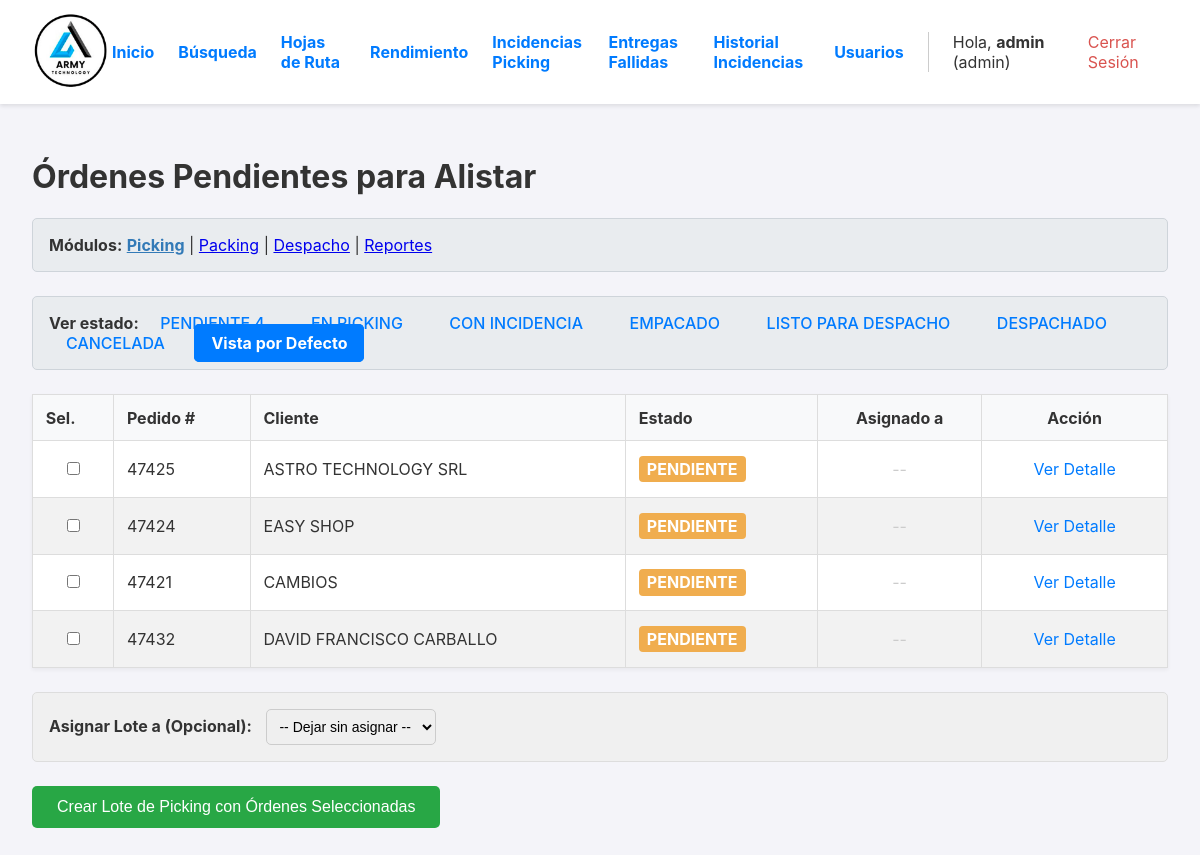
Screenshot of / (signed in) with the database file from the repository.
### app.py (models this page shows, shortened)
class User(UserMixin, db.Model):
    id = db.Column(db.Integer, primary_key=True)
    username = db.Column(db.String(80), unique=True, nullable=False)
    password_hash = db.Column(db.String(256), nullable=False)
    role = db.Column(db.String(20), nullable=False, default='operario')

class Orden(db.Model):
    id = db.Column(db.Integer, primary_key=True)
    numero_pedido = db.Column(db.String(50), unique=True, nullable=False)
    cliente_nombre = db.Column(db.String(200), nullable=False)
    cliente_direccion = db.Column(db.String(300), nullable=True)
    estado = db.Column(db.String(30), nullable=False, default='PENDIENTE')
    fecha_creacion = db.Column(db.DateTime, nullable=False, default=datetime.datetime.utcnow)
    lote_id = db.Column(db.Integer, db.ForeignKey('lote_picking.id'), nullable=True)
    items = db.relationship('ItemOrden', backref='orden', lazy=True, cascade="all, delete-orphan")
    fecha_inicio_picking = db.Column(db.DateTime, nullable=True)
    fecha_fin_picking = db.Column(db.DateTime, nullable=True)
    fecha_fin_packing = db.Column(db.DateTime, nullable=True)
    fecha_despacho = db.Column(db.DateTime, nullable=True)
    packer_id = db.Column(db.Integer, db.ForeignKey('user.id', ondelete='SET NULL'), nullable=True)
    packer = db.relationship('User', foreign_keys=[packer_id])
    devolucion_confirmada = db.Column(db.Boolean, default=False, nullable=False)
    bultos = db.relationship('Bulto', backref='orden', cascade="all, delete-orphan")
    hoja_de_ruta_id = db.Column(db.Integer, db.ForeignKey('hoja_de_ruta.id'), nullable=True)
    destino_id = db.Column(db.Integer, db.ForeignKey('destino.id'), nullable=True)
    destino = db.relationship('Destino', backref='ordenes')
    guia_encomienda = db.Column(db.String(100), nullable=True)
    nota_entrega = db.Column(db.Text, nullable=True)

### app.py (the view, shortened to what this page needs)
@app.route('/')
@login_required
def dashboard():
    if current_user.role == 'conductor':
        return redirect(url_for('dashboard_conductor'))
    estados_posibles = ['PENDIENTE', 'EN_PICKING', 'CON_INCIDENCIA', 'EMPACADO', 'LISTO_PARA_DESPACHO', 'DESPACHADO', 'CANCELADA']
    estado_filtro = request.args.get('estado')
    ordenes_canceladas_para_devolver = []
    if current_user.role == 'admin':
        query_base = Orden.query
        if estado_filtro:
            query_base = query_base.filter(Orden.estado == estado_filtro)
        else:
            query_base = query_base.filter(Orden.estado.in_(['PENDIENTE', 'EN_PICKING']))
    ordenes = query_base.order_by(Orden.fecha_creacion.desc()).all()
    operarios = User.query.filter_by(role='operario').order_by(User.username).all()
    return render_template('dashboard.html',
                           ordenes=ordenes,
                           operarios=operarios,
                           estados=estados_posibles,
                           filtro_actual=estado_filtro,
                           ordenes_a_devolver=ordenes_canceladas_para_devolver)

### app.py (called while the page is built)
@login_manager.user_loader
def load_user(user_id):
    return db.session.get(User, int(user_id))

### templates/dashboard.html (shortened to what this page needs)
{% extends "layout.html" %}
{% block content %}
    <h1>Órdenes Pendientes para Alistar</h1>
    <div class="navegacion-modulos">
        <strong>Módulos:</strong>
        <a href="{{ url_for('dashboard') }}" style="font-weight: bold; color: #337ab7;">Picking</a> |
        <a href="{{ url_for('dashboard_packing') }}">Packing</a> |
        <a href="{{ url_for('dashboard_despacho') }}">Despacho</a>
        {% if current_user.role == 'admin' %}
        | <a href="{{ url_for('reportes_y_busqueda') }}">Reportes</a>
        {% endif %}
    </div>
    <div class="filtros-container">
        <strong>Ver estado:</strong>
        <a href="{{ url_for('dashboard', estado='PENDIENTE') }}" class="{{ 'activo' if (filtro_actual == 'PENDIENTE' or not filtro_actual and current_user.role != 'admin') else '' }}">
           PENDIENTE <span id="pendientes-badge" style="display: none;">0</span>
        </a>
        {% for estado in estados if estado != 'PENDIENTE' %}
            <a href="{{ url_for('dashboard', estado=estado) }}" class="{{ 'activo' if filtro_actual == estado else '' }}">{{ estado.replace('_', ' ') }}</a>
        {% endfor %}
        <a href="{{ url_for('dashboard') }}" class="{{ 'activo' if not filtro_actual and current_user.role == 'admin' else '' }}">Vista por Defecto</a>
    </div>
    <form action="{{ url_for('crear_lote') }}" method="POST">
        <table>
            <thead>
                <tr>
                    <th>Sel.</th>
                    <th>Pedido #</th>
                    <th>Cliente</th>
                    <th>Estado</th>
                    <th style="text-align: center;">Asignado a</th>
                    <th style="text-align: center;">Acción</th>
                </tr>
            </thead>
            <tbody>
                {% for orden in ordenes %}
                    <tr class="{{ 'orden-cancelada' if orden.estado == 'CANCELADA' else '' }}">
                        <td data-label="Seleccionar" style="text-align: center;">
                            {% if orden.estado == 'PENDIENTE' %}
                                <input type="checkbox" name="orden_id" value="{{ orden.id }}">
                            {% endif %}
                        </td>
                        <td data-label="Pedido #">{{ orden.numero_pedido }}</td>
                        <td data-label="Cliente">{{ orden.cliente_nombre }}</td>
                        <td data-label="Estado">
                            <span class="estado estado-{{ orden.estado }}">{{ orden.estado.replace('_', ' ') }}</span>
                        </td>
                        <td data-label="Asignado a" style="text-align: center;">
                            {% if orden.lote and orden.lote.operario %}
                                <strong>{{ orden.lote.operario.username }}</strong>
                            {% else %}
                                <span style="color: #ccc;">--</span>
                            {% endif %}
                        </td>
                        <td data-label="Acción" style="text-align: center;">
                            {% if orden.estado == 'EN_PICKING' and orden.lote and (current_user.role == 'admin' or (orden.lote.operario and current_user.id == orden.lote.operario_id)) %}
                                <a href="{{ url_for('detalle_lote', lote_id=orden.lote_id) }}" class="action-link action-link-picking">Continuar Picking</a>
                            {% else %}
                                <a href="{{ url_for('detalle_orden', orden_id=orden.id) }}" class="action-link">Ver Detalle</a>
                            {% endif %}
                        </td>
                    </tr>
                {% else %}
                    <tr>
                        <td colspan="6" style="text-align: center; padding: 2em;">
                            No hay órdenes que coincidan con el filtro actual.
                        </td>
                    </tr>
                {% endfor %}
            </tbody>
        </table>
        {% if ordenes | selectattr('estado', 'equalto', 'PENDIENTE') | list %}
            {% if current_user.role == 'admin' and operarios %}
            <div class="asignacion-container">
                <label for="operario_id">Asignar Lote a (Opcional):</label>
                <select name="operario_id" id="operario_id">
                    <option value="">-- Dejar sin asignar --</option>
                </select>
            </div>
            {% endif %}
            <button type="submit" class="submit-btn">Crear Lote de Picking con Órdenes Seleccionadas</button>
        {% endif %}
    </form>
{% endblock %}

### templates/layout.html (shortened to what this page needs)
<!DOCTYPE html>
<html lang="es">
<head>
</head>
<body>
    <header>
        <div class="logo">
            <a href="{{ url_for('dashboard') }}">
                <img src="{{ url_for('static', filename='img/logo.png') }}" alt="Logo de la Empresa">
            </a>
        </div>
        <nav class="nav">
             {% if current_user.is_authenticated %}
                {% if current_user.role == 'admin' %}
                    <div class="nav-admin-links">
                        <a href="{{ url_for('dashboard') }}">Inicio</a>
                        <a href="{{ url_for('reportes_y_busqueda') }}">Búsqueda</a>
                        <a href="{{ url_for('gestionar_rutas') }}">Hojas de Ruta</a>
                        <a href="{{ url_for('reporte_operarios') }}">Rendimiento</a>
                        <a href="{{ url_for('gestionar_incidencias') }}" class="nav-link-with-badge">
                            Incidencias Picking
                        </a>
                        <a href="{{ url_for('gestionar_entregas_fallidas') }}" class="nav-link-with-badge">
                            Entregas Fallidas
                        </a>
                        <a href="{{ url_for('historial_incidencias') }}">Historial Incidencias</a>
                        <a href="{{ url_for('gestionar_usuarios') }}">Usuarios</a>
                    </div>
                {% endif %}
                <div class="user-info">
                    <span>Hola, <strong>{{ current_user.username }}</strong> ({{ current_user.role }})</span>
                    <a href="{{ url_for('logout') }}" style="color: #d9534f;">Cerrar Sesión</a>
                </div>
             {% endif %}
        </nav>
    </header>
    <main>
        {% block content %}{% endblock %}
    </main>
</body>
</html>

### templates/layout.html (style rules this page uses)
body { font-family: -apple-system, BlinkMacSystemFont, "Segoe UI", Roboto, "Helvetica Neue", Arial, sans-serif; margin: 0; background-color: #f4f4f9; color: #333; }
header { background-color: #fff; padding: 10px 2em; display: flex; justify-content: space-between; align-items: center; box-shadow: 0 2px 4px rgba(0,0,0,0.1); position: sticky; top: 0; z-index: 100; }
.logo img { height: 80px; }
.nav { display: flex; align-items: center; gap: 1em; }
.nav-admin-links { display: flex; align-items: center; gap: 1.5em; font-weight: bold; border-right: 1px solid #ccc; padding-right: 1.5em; margin-right: 0.5em; }
.nav-admin-links a, .user-info a { text-decoration: none; color: #007bff; }
.user-info { display: flex; align-items: center; gap: 1em; }
main { padding: 2em; }
* { box-sizing: border-box; }
main { padding: 1em; }
@media (min-width: 768px) { main { padding: 2em; } }
.nav-link-with-badge { position: relative; text-decoration: none; }

### templates/dashboard.html (style rules this page uses)
.estado { font-weight: bold; padding: 0.2em 0.5em; border-radius: 4px; color: white; display: inline-block; text-transform: capitalize; }
.estado-PENDIENTE { background-color: #f0ad4e; }
table { width: 100%; border-collapse: collapse; margin-top: 1em; background-color: white; box-shadow: 0 2px 4px rgba(0,0,0,0.05); }
th, td { border: 1px solid #ddd; padding: 0.8em; text-align: left; vertical-align: middle; }
th { background-color: #f8f9fa; }
tr:nth-child(even) { background-color: #f2f2f2; }
.action-link { color: #007bff; text-decoration: none; padding: 5px 10px; border-radius: 4px; display: inline-block; text-align: center; }
.submit-btn { margin-top: 1.5em; padding: 12px 25px; font-size: 16px; background-color: #28a745; color: white; border: none; border-radius: 5px; cursor: pointer; transition: background-color 0.2s; }
.navegacion-modulos, .filtros-container { margin-bottom: 1.5em; padding: 1em; background-color: #e9ecef; border-radius: 5px; border: 1px solid #ced4da; }
.filtros-container a { text-decoration: none; color: #007bff; padding: 0.5rem 1rem; border-radius: 5px; margin-right: 0.5rem; border: 1px solid transparent; font-weight: 500; }
.filtros-container a.activo { background-color: #007bff; color: white; font-weight: bold; border-color: #007bff; }
.asignacion-container { margin-top: 1.5em; padding: 1em; background: #f0f0f0; border-radius: 5px; border: 1px solid #ddd; }
.asignacion-container label { font-weight: bold; margin-right: 10px; }
.asignacion-container select { padding: 8px; border-radius: 5px; border: 1px solid #ccc; font-size: 14px; }

### rows the page displays
User: username "admin", role "admin"
Orden: numero_pedido "47425", cliente_nombre "ASTRO TECHNOLOGY SRL", estado.replace "PENDIENTE"
Orden: numero_pedido "47424", cliente_nombre "EASY SHOP", estado.replace "PENDIENTE"
Orden: numero_pedido "47421", cliente_nombre "CAMBIOS", estado.replace "PENDIENTE"
Orden: numero_pedido "47432", cliente_nombre "DAVID FRANCISCO CARBALLO", estado.replace "PENDIENTE"

### other values shown
{{ estado.replace('_', ' ') }} "EN PICKING" "CON INCIDENCIA" "EMPACADO" "LISTO PARA DESPACHO" "DESPACHADO" "CANCELADA"
